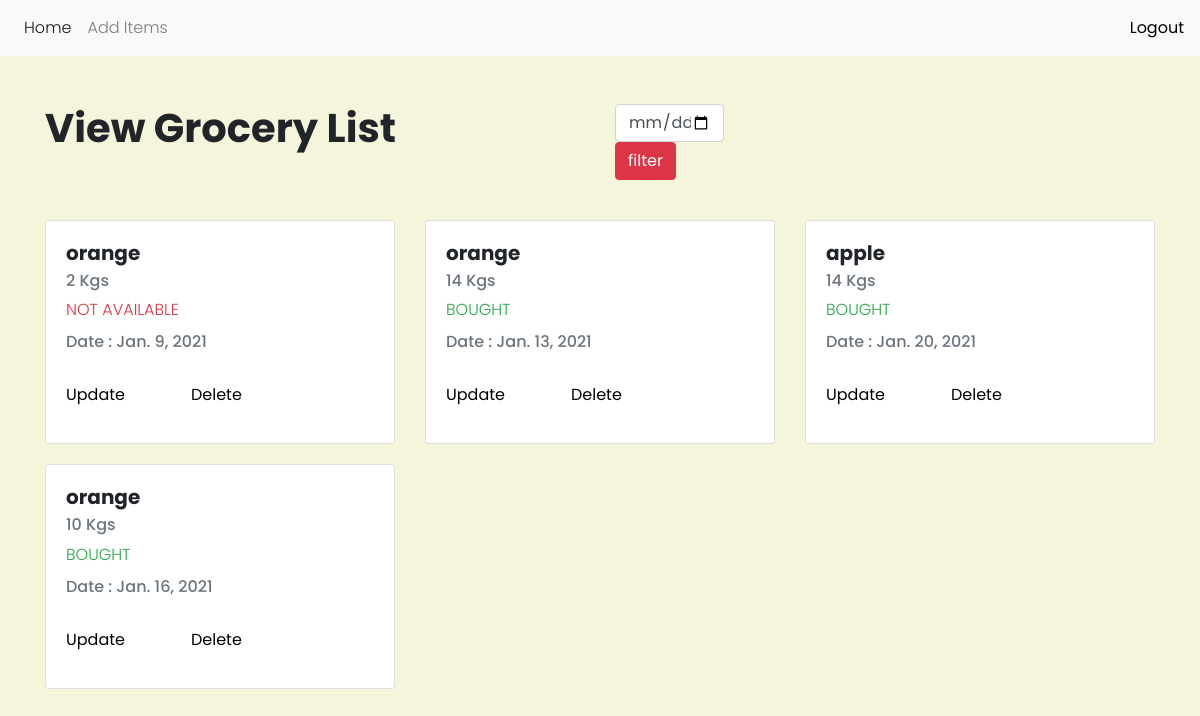
The app's page /shopping/index (signed in) with its own data.
### shopping/models.py (models this page shows)
class ShoppingItem(models.Model):
    id = models.UUIDField(primary_key=True, default=uuid.uuid4, editable=False)
    userID = models.CharField(max_length = 100)
    itemName = models.CharField(max_length = 100)
    quantityItem = models.IntegerField()
    status = models.CharField(max_length = 50)
    date = models.DateField(default = timezone.now)

### shopping/views.py (the view, shortened to what this page needs)
# urls.py: path('index', views.view_list, name="index"),
def view_list(request):
    if request.user.id != None:
        data = []
        for objects in ShoppingItem.objects.all().filter(userID=request.user.id):
            print(objects.date)
            date_item = objects.date
            data.append({"itemName" : objects.itemName,"quantity": objects.quantityItem,"date": date_item, "status": objects.status,
                             "pending" : True if objects.status=="0" else False, "bought" : True if objects.status == "1" else False,
                             "not_available" : True if objects.status=="2" else False, "uniqueID": objects.id})
        print(data)
        return render(request, 'shopping/index.html', context={"data" : data})
    else:
        return redirect('accounts:login')

### templates/shopping/index.html (shortened to what this page needs)
{% load static %}
<html>
    <head>
        <link rel="stylesheet" href="https://maxcdn.bootstrapcdn.com/bootstrap/4.4.1/css/bootstrap.min.css">
        <link rel="stylesheet" href="{% static 'css/style.css' %}">
    </head>
    <body>
        <nav class="navbar navbar-expand-lg navbar-light bg-light">
            <div class="collapse navbar-collapse" id="navbarNav">
                <ul class="navbar-nav">
                  <li class="nav-item active">
                    <a href="{% url 'shopping:index' %}" class="nav-link">Home</a>
                  </li>
                  <li class="nav-item">
                    <a href="{% url 'shopping:add' %}" class="nav-link">Add Items</a>
                  </li>
                </ul>
              </div>
            {% if user.is_authenticated %}
                <form action="{% url 'accounts:logout' %}" method="post" class="form-inline my-2 my-lg-0">
                    <input class="cardButtons" type="submit" value="Logout">
                </form>
            {% endif %}
        </nav>
        <div class="container mt-5">
            <div class="row">
                <div class="col-lg-6">
                    <h1>View Grocery List</h1>
                </div>
                <div class="col-lg-6 float-right">
                    <div class="row">
                        <form action="{% url 'shopping:index' %}" method="POST">
                            <div class="col-lg-8">
                                <input type="date" class="form-control" name="date">
                            </div>
                            <div class="col-lg-4">
                                <input type="submit" class="btn btn-danger" value="filter">
                            </div>
                        </form>
                    </div>
                </div>
            </div>
            <div class="row mt-4">
                {% for item in data %}
                <div class="col-lg-4">
                    <div class="card" style="margin-bottom : 20px;">
                        <div class="card-body">
                          <h5 class="card-title">{{item.itemName}}</h5>
                          <h6 class="card-subtitle mb-2 text-muted">{{item.quantity}} Kgs</h6>
                            {% if item.bought %}
                            <p class="text-success">BOUGHT</p>
                            {% endif %}
                            {% if item.not_available %}
                            <p class="text-danger">NOT AVAILABLE</p>
                            {% endif %}
                            <h6 class="card-subtitle mb-2 text-muted">Date : {{item.date}}</h6>
                            <br>
                            <form action="{% url 'shopping:update' %}" method="POST">
                                <button type="submit" name="submit_item" class="cardButtons" value="Update">Update</button>
                                <button type="submit" name="submit_item" class="cardButtons" value="Delete">Delete</button>
                            </form>
                        </div>
                      </div>
                </div>
                {% endfor %}
            </div>
        </div>
    </body>
</html>

### static/css/style.css (style rules this page uses)
body { font-family: 'Poppins', sans-serif; font-weight: 300; background-color: beige; }
h1, h2, h3, h4, h5 { font-family: 'Poppins', sans-serif; font-weight: 700; }

### templates/shopping/index.html (style rules this page uses)
.cardButtons { background: transparent; box-shadow: 0px 0px 0px transparent; border: 0px solid transparent; text-shadow: 0px 0px 0px transparent; color: black; padding: 0; margin-right : 20%; }

### records on screen
ShoppingItem: itemName "orange", date "Jan. 9, 2021"
ShoppingItem: itemName "orange", date "Jan. 13, 2021"
ShoppingItem: itemName "apple", date "Jan. 20, 2021"
ShoppingItem: itemName "orange", date "Jan. 16, 2021"

### other values on screen
{{ item.quantity }} "2" "14" "14" "10"
